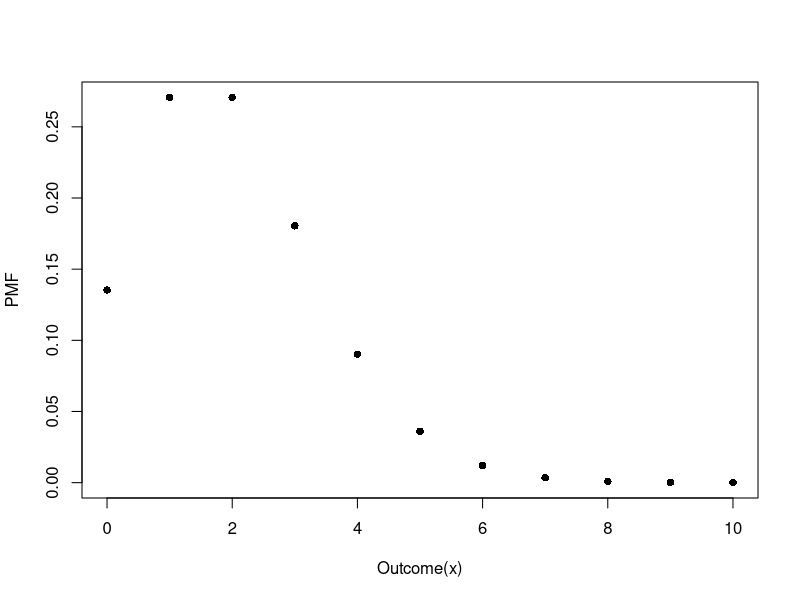
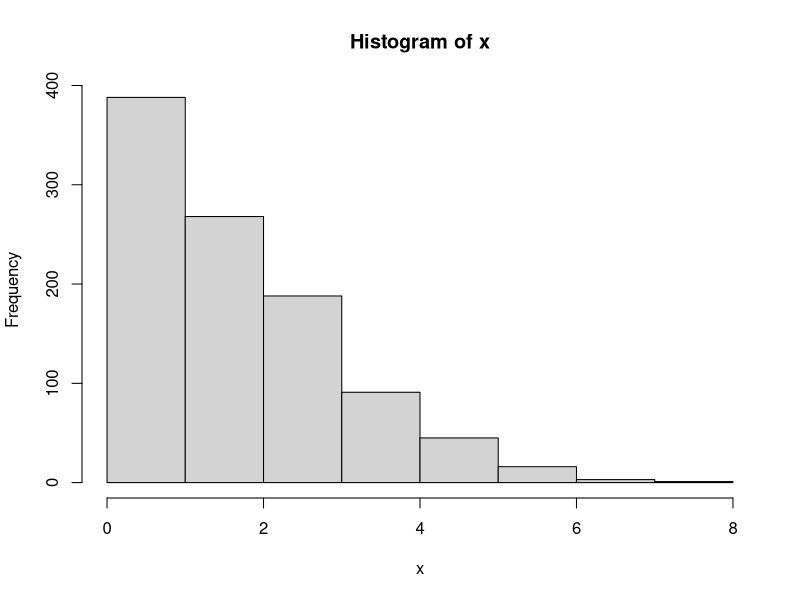
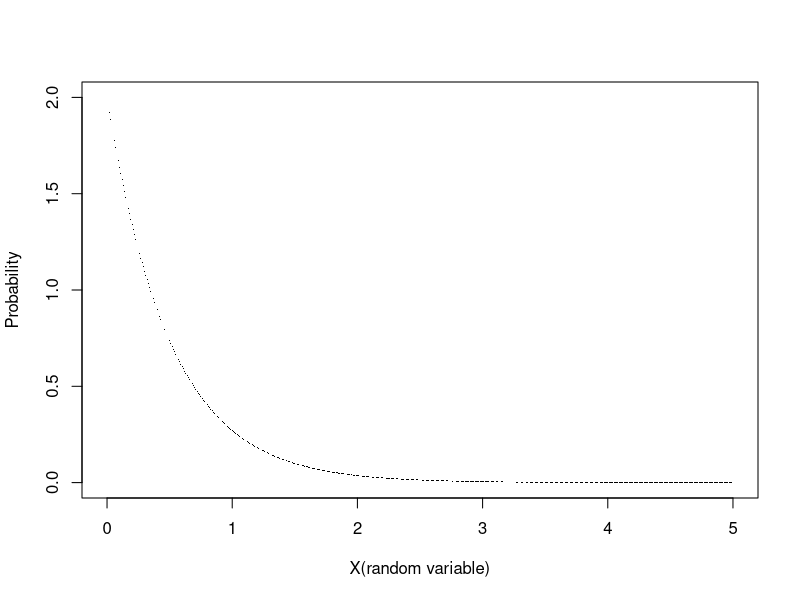
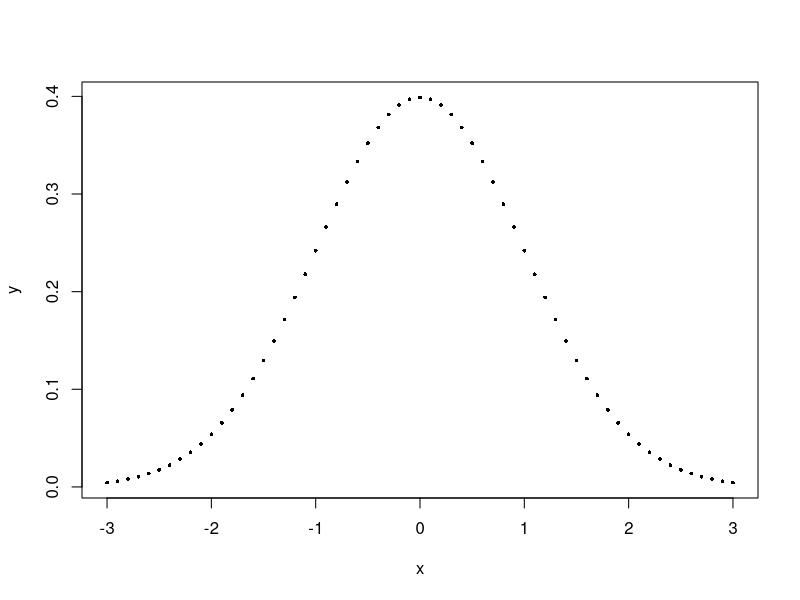
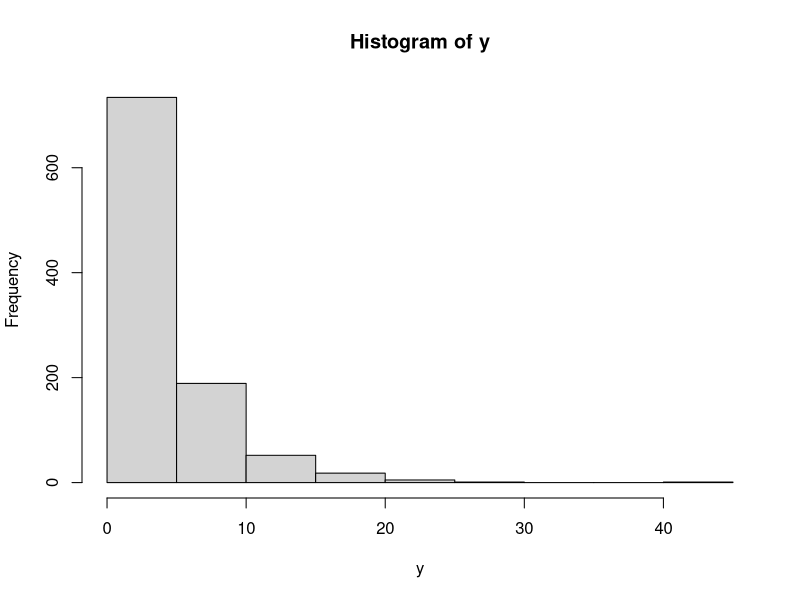
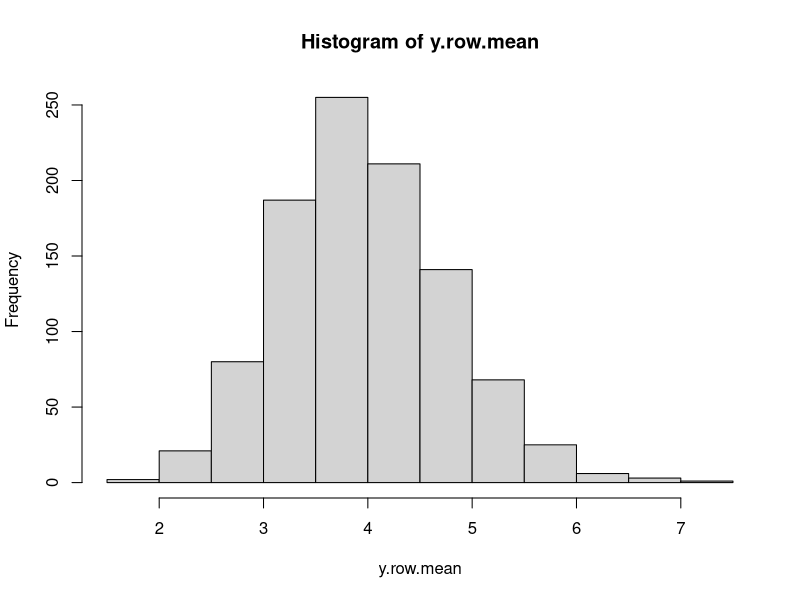
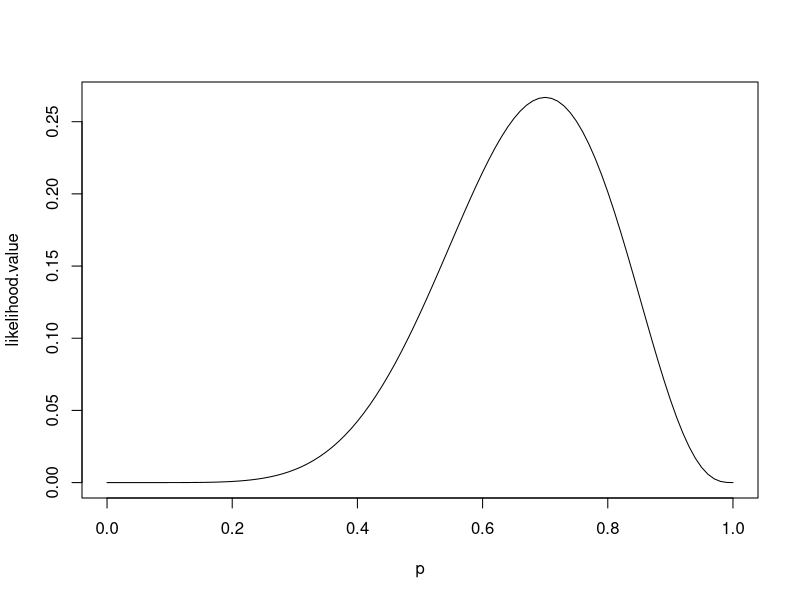
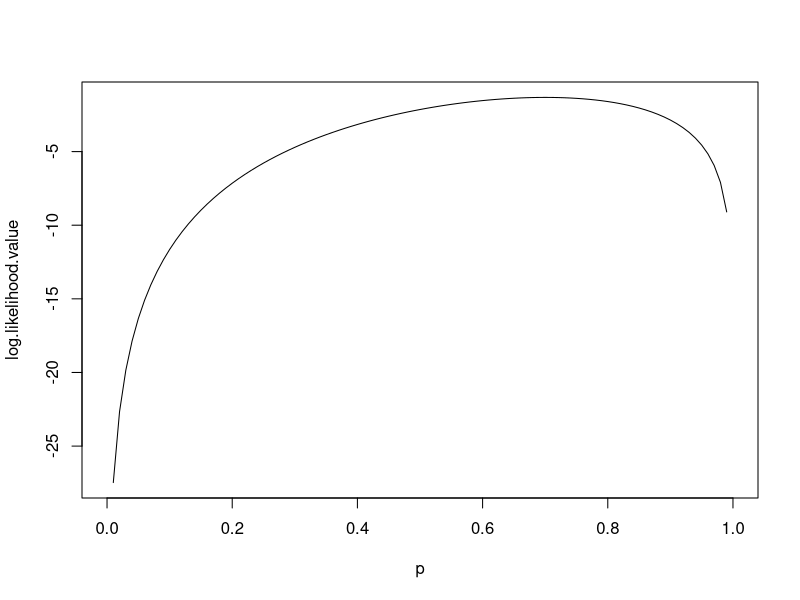

Source code (R) for these figures, in order: (Note: this script raises an error after producing the figures.)


rm(list = ls())
graphics.off()


# Q3-2: X ~ Poisson(numda = 2) visualize the PMF
x <- 0:10
y <- dpois(x, lambda = 2)
plot(x, y, pch = 16, ylab = 'PMF', xlab = 'Outcome(x)')
# Q3-3: calculate the Poisson P(x=4) and P(x <= 3)
# 1. Pr(x = 4)
exp(-2)*2^4 / factorial(x = 4)
dpois(x = 4,lambda = 2)
# 2. Pr(x<=3)
sum(dpois(0:3, lambda = 2))
ppois(3, lambda = 2)
exp(-2)*(2^3/factorial(3)+2^2/factorial(2)+2^1/factorial(1))
# Q3-4: simulate Poisson with lambda = 2
x <- rpois(1000,lambda = 2)
x
hist(x)
# ***
set.seed(123)
x <- rpois(10, lambda = 2)
y <- rpois(10, lambda = 2)
x == y # not equal
# reset seeds
# ***
set.seed(123)
z = rpois(10, lambda = 2)
x == z # should be all equaled
# Q4-4: X~Exponential(lambda = 2). Plot the PDF of X for Rx=[0,5] with interval 0.01
inter <- seq(0,5,0.01)
Pr_X <- dexp(x = inter, rate = 2)
plot(inter, Pr_X, pch = 16, cex = 0.1, xlab = 'X(random variable)', ylab = 'Probability')
# Q4-5: calculate the probability of an interval using PDF
integrate(dexp, lower = 0, upper = 1, rate = 2)
# Q5-1: Plot standard normal distribution from -3 to 3
x <- seq(-3,3,0.1)
y <- dnorm(mean = 0, sd = 1, x = x)
plot(x, y, pch = 16, cex = 0.5)
integrate(dnorm, lower = 2, upper = 3)
pnorm(3)-pnorm(2)
integrate(dnorm, lower = -1.96, upper = 1.96)
pnorm(1.96)-pnorm(-1.96)
# Q6: CLT:Central limit theorem
y <- rnbinom(1000, 1, 0.2)
hist(y)
y <- matrix(rnbinom(30*1000, 1, 0.2), nrow = 1000, ncol = 30)
y.row.mean <- apply(y, 1, mean)
hist(y.row.mean)
########################## 
# r: generate random number in specific distribution
rnorm(20)
# d:pmf/pdf
dnorm(1:3)
# p:cdf
pnorm(q = 1.96) - pnorm(-1.96)
integrate(dnorm,lower = -1.96, upper = 1.96)
sum(dnorm(-1.96:1.96))
# q:quantile
qnorm(0.3)



########################## Tuesday ##########################
############ example in class
########################## 
# write down the likelihood function
binomial.likelihood <- function(p){
  choose(10,7)*p^7*(1-p)^3
}
# calculate the likelihood value at 9 = 0.1
binomial.likelihood(p=0.1)
# plot the likelihood function for a range of P
p <- seq(0, 1, 0.01)
likelihood.value <- binomial.likelihood(p)
plot(p, likelihood.value, type = 'l')
# plot the log likelihood function
log.binomial.likelihood <- function(p){
  log(binomial.likelihood(p = p))
}
# plot the log-likelihood 
p <- seq(0,1,0.01)
log.likelihood.value <- log.binomial.likelihood(p)
plot(p, log.likelihood.value, type = 'l')
# check optimize
optimize(binomial.likelihood, interval = c(0,1), maximum = TRUE)
########################## 

############ Rabbit Example ############
# read the data
recap.data <- read.csv("../data/recapture.csv", header = TRUE)
# scatterplot
plot(recap.data$day, recap.data$length_diff, pch = 19)
# 1. log-likelihood
regression.log.likelihood <- function(parm, dat){
  a <- parm[1]
  b <- parm[2]
  sigma <- parm[3]
  x <- dat[,1]
  y <- dat[,2]
  density <- dnorm(y, mean = a+b*x, sd = sigma, log = T)
  # the log-likelihood is the sum of individual log-density
  return(sum(density))
}

# 2. log-likelihood + error
regression.log.likelihood.error <- function(parm, dat){
  a <- parm[1]
  b <- parm[2]
  sigma <- parm[3]
  x <- dat[,1]  
  y <- dat[,2]
  error.term <- (y-a-b*x)
  density <- dnorm(error.term, mean = 0, sd = sigma, log = T)
  return(sum(density))
}
regression.log.likelihood(c(1,1,1), dat = recap.data)
regression.log.likelihood.error(c(1,1,1), dat = recap.data)
# optimise the log-likelihood funcion
optim(par = c(1,1,1), regression.log.likelihood, method = 'L-BFGS-B',
      lower = c(-1000,-1000,0.0001), upper = c(1000,1000,10000),
      control = list(fnscale=-1), dat = recap.data, hessian = T)
# perform the same analysis with lm()
m <- lm(length_diff ~ day, data = recap.data)
summary(m)
n <- nrow(recap.data)
sqrt(var(m$residual)*(n-1)/n)


############ Q7 ############


########################## Wednesday ##########################
## EXAMPLE: Linear regression test for intercept
# M1(without an intercept), M2(with intercept), M1 is nested in M2
# define the function without intercept for M1
regression.no.intercept.log.likelihood <- function(parm, dat){
  b <- parm[1]
  sigma <- parm[2]
  x <- dat[,1]
  y <- dat[,2]
  error.term <- (y-b*x)
  density <- dnorm(error.term, mean = 0, sd = sigma, log = TRUE)
  # log likelihood is the sum of the densities
  return(sum(density))
}
# performing likelihood-ratio test
M1 <- optim(par = c(1,1), regression.no.intercept.log.likelihood,
            dat = recap.data, method = "L-BFGS-B",
            lower = c(-1000,0.0001), upper = c(1000,10000),
            control = list(fnscale = -1), hessian = T)
M2 <- optim(par = c(1,1,1), regression.log.likelihood,
            dat = recap.data, method = "L-BFGS-B",
            lower = c(-1000,-1000,0.0001), upper = c(1000,1000,10000),
            control = list(fnscale = -1), hessian = T)
# calculate the test statistic D
D <- 2*(M2$value-M1$value)
D
# calculate the critical value
chisq <- qchisq(0.95,1)
D < chisq

########################## 
# Example: Non-constant variance regression
regression.non.constant.var.log.likelihood <- function(parm, dat){
  b <- parm[1]
  sigma <- parm[2]
  x <- dat[,1]
  y <- dat[,2]
  error.term <- y-b*x
  density <- dnorm(error.term, mean = 0, sd = x*sigma, log = TRUE)
  return(sum(density))
}
# maximise the log-likelihood
M4 <- optim(par = c(1,1), regression.non.constant.var.log.likelihood,
            dat = recap.data, method = "L-BFGS-B",
            lower = c(-1000,0.0001), upper = c(1000,10000),
            control = list(fnscale = -1))
M4

########################## EXCERCISE
# Question 3 likelihood ratio test
## 1>
flip_coin <- function(p,n,y){
  return(choose(n,y)*(p^y)*((1-p)^(n-y)))
}
# M1: the simplified model with p = 0.5(p is fixed), Under M1, there is 0 free parameter. The maximised likelihood under M1 is
L_0.5 <- flip_coin(0.5,10,7)
log_L_0.5 <- log(L_0.5)
# M2: the Null model with 1 free parameter. We know from Tuesday that the likelihood is maximised when p=0.7. Hence the maximised likelihood under M1 is
L_0.7 <- flip_coin(0.7,10,7)
log_L_0.7 <- log(L_0.7)
# LRT statistic 
D <- 2*(log_L_0.7 - log_L_0.5)
# calculate the chi square
chi.sq <- qchisq(p = 0.95, df = 1)
# df of this test is 1-0=1, critical value of chi-square is 
chi.sq
# Since D < critical value, we accept M1 as the simplified model, do not reject the fair coin hypothesis.

## 2>
# M1: the simplified model with p = 0.5(p is fixed), 
# Under M1, there is 0 free parameter. The maximised likelihood under M1 is
L_1 <- flip_coin(0.5,50,35)
L_1
log_L_1 <- log(L_1)
log_L_1
# M2: the Null model with 1 free parameter. 
# We know from Tuesday that the likelihood is maximised when p=0.7. 
# Hence the maximised likelihood under M1 is
L_2 <- flip_coin(0.7,50,35)
L_2
log_L_2 <- log(L_2)
log_L_2
# LRT statistic 
D <- 2*(log_L_2 - log_L_1)
D
# df of this test is 1-0=1, critical value of chi-square is 
qchisq(p = 0.95,df = 1)
# Since D >> critical value, we reject M1 as the simplified model, do not reject the fair coin hypothesis.

## 3> find the 95% CI
# D = 2*(ln(L2)-ln(L1)) < $\chi^2|1 = 3.84$
# so ln(L2) - ln(L1) < 1.92
critic.value <- chi.sq/2
critic.value
# visualize
p = seq(0,1,0.001)
log.like <- dbinom(prob = p, log = TRUE, x = 35,size = 50)
plot(p, log.like-max(log.like),type = 'l')
abline(h = -crtic.value)
# so the 95% CI is 
within <- p[log.like > max(log.like)-critic.value]
CI <- c(min(within), max(within))
CI
abline(v = CI)
########################## 
########################## 
# Question 4
## read the data
flower <- read.table("../data/flowering.txt", header = T)
names(flower)
## visualize the data
par(mfrow = c(1,2))
plot(flower$Flowers, flower$State)
plot(flower$Root, flower$State)
## define the logistic log likelihood function
logistic <- function(parm,dat){
  a <- parm[1]
  b <- parm[2]
  c <- parm[3]
  state <- dat[,1]
  flowers <- dat[,2]
  root <- dat[,3]
  # model the success probability, via expit transformation
  p <- exp(a+b*flowers+c*root) / (1+exp(a+b*flowers+c*root))
  # the log likelihood function
  log.like <- sum(state*log(p)+(1-state)*log(1-p))
  return(log.like)
}

# try
logistic(c(0,0,0), dat = flower)

# Maximize the log likelihood 
M1 <- optim()
M1


########################## Thursday ##########################
########################## EXAMPLE: CI, linear regression
b <- seq(2,4,0.1)
sigma <- seq(2,5,0.1)
# the log.likelihood value is stroed in a matrix
log.like.value <- matrix(nr=length(b), nc=length(sigma))
# compute the log.likelihood value for each pair of parameters 
for (i in 1:length(b)) {
  for (j in 1:length(sigma)) {
    log.like.value[i,j] <- 
      regression.no.intercept.log.likelihood(parm = c(b[i],sigma[j]), dat = recap.data)
  }
}
rel.log.like.value <- log.like.value - M1$value
persp(b, sigma, rel.log.like.value, theta = 30, phi = 20,
      xlab = "b", ylab = "sigma", zlab = "rel.log.likelihood.value",
      col = "grey")
# How about a contour plot>
contour(b,sigma,rel.log.like.value,xlab='b',
        ylab='sigma',xlim = c(2.5,3.9),ylim = c(2.0,4.3),
        levels = c(-1:-5,-10), cex=2)
# draw a cross to indicate the maximum
points(M1$par[1], M1$par[2],pch=3)
# draw the -1.92 line(circle) on the contour map
coutour.line <- contourLines(b, sigma, rel.log.like.value, levels = -1.92)[[1]]
lines(coutour.line$x, coutour.line$y, col = 'red', lty = 2, lwd = 2)
##########################
########################## back to the rabbit data
# optim() for two-dimensional parameter space, b and sigma
# with hessian matrix
result <- optim(par = c(1,1), regression.no.intercept.log.likelihood,
                method = "L-BFGS-B",
                lower = c(-1000, 0.0001), upper = c(1000,10000),
                control = list(fnscale = -1), dat = recap.data, hessian = TRUE)
result$hessian # variance-covariance matrix is the negative of the inverse of he hessian matrix
# by solve() function
var.cov.matrix <- (-1)*solve(result$hessian)
var.cov.matrix # it's the variance-covariance structure fo (b\hat, theta\hat)
